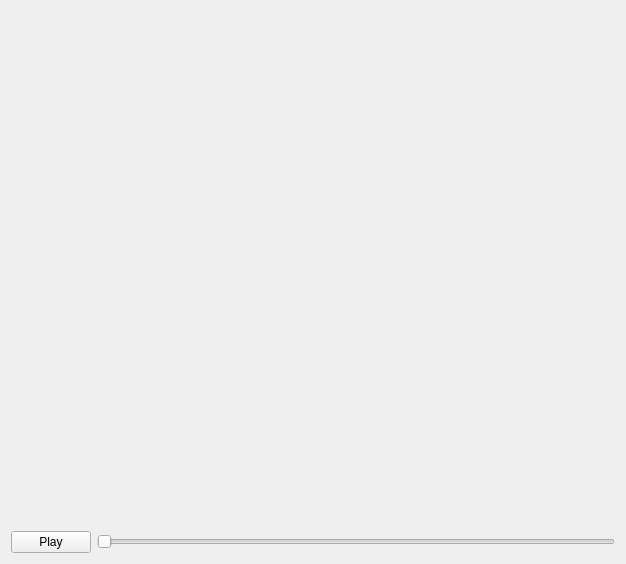
<?xml version="1.0" encoding="UTF-8"?>
<ui version="4.0">
 <class>MainWidget</class>
 <widget class="QWidget" name="MainWidget">
  <property name="geometry">
   <rect>
    <x>0</x>
    <y>0</y>
    <width>626</width>
    <height>564</height>
   </rect>
  </property>
  <property name="windowTitle">
   <string>MainWidget</string>
  </property>
  <layout class="QVBoxLayout" name="verticalLayout">
   <item>
    <widget class="OpenGLWidget" name="graphicsWidget" native="true">
     <property name="sizePolicy">
      <sizepolicy hsizetype="Preferred" vsizetype="Expanding">
       <horstretch>0</horstretch>
       <verstretch>0</verstretch>
      </sizepolicy>
     </property>
     <property name="autoFillBackground">
      <bool>false</bool>
     </property>
    </widget>
   </item>
   <item>
    <layout class="QHBoxLayout" name="horizontalLayout">
     <item>
      <widget class="QPushButton" name="playButton">
       <property name="text">
        <string>Play</string>
       </property>
      </widget>
     </item>
     <item>
      <widget class="QSlider" name="positionSlider">
       <property name="orientation">
        <enum>Qt::Horizontal</enum>
       </property>
      </widget>
     </item>
    </layout>
   </item>
  </layout>
 </widget>
 <layoutdefault spacing="6" margin="11"/>
 <customwidgets>
  <customwidget>
   <class>OpenGLWidget</class>
   <extends>QWidget</extends>
   <header>openglwidget.h</header>
   <container>1</container>
  </customwidget>
 </customwidgets>
 <resources/>
 <connections/>
</ui>
